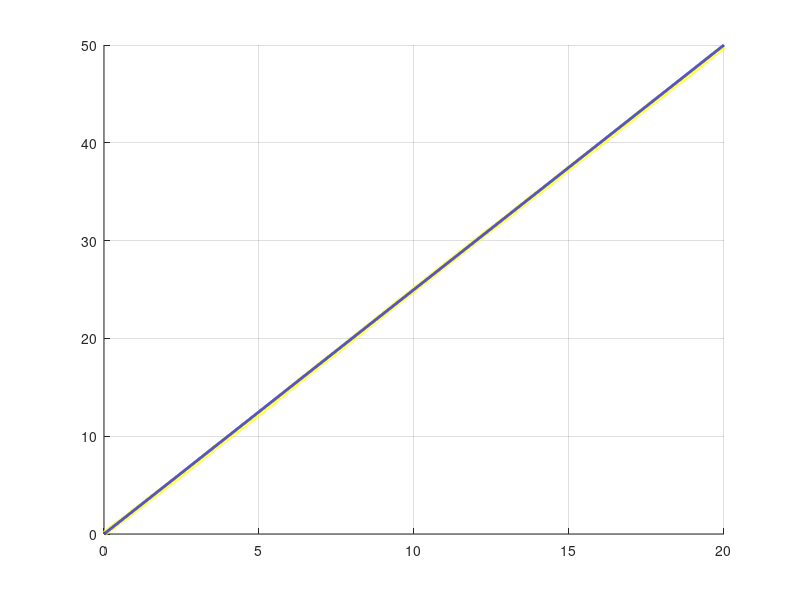

Source code (MATLAB):
% Lucas Coelho Raupp - Questão 3

close all; clear all; clc;

N = 1000;  % Número de experimentos probabilísticos
dt = 0.005;
t = 0 : dt : 20;
Nt = length(t);
lambda1 = 1.5;  % eventos / s
lambda2 = 1.0;
lambda = lambda1 + lambda2;

% ----------------------------------------------------------------------------

% a) Função média do processo estocástico

X = zeros(N, Nt);

for i = 1 : N
  T = 0;
  while T < t(end)
    T = T + exprnd(1/lambda);
    X(i, :) = X(i, :) + (t > T);
  end
end

muX_sim = mean(X);
muX_teo = lambda * t .* (t >= 0);

figure; hold on; grid on;
plot(t, muX_sim, 'y', 'LineWidth', 4);
plot(t, muX_teo, 'b', 'LineWidth', 2);

% ----------------------------------------------------------------------------

% b) Pr[X4,5 >= 3 / X2,3 = 2]

idx4 = (4 / dt) + 1;
idx5 = (5 / dt) + 1;

X4 = X(:, idx4);
X5 = X(:, idx5);

PrX3_5_maior_3_sim = mean(X5 - X4 >= 3)
PrX3_5_maior_3_teo = 0.456187

% ----------------------------------------------------------------------------

% c) Pr[Δ6 > 1]

T = diff(X')';

T5 = zeros(1, N);
T6 = zeros(1, N);
for i = 1 : size(T, 1)
    row = T(i, :);
    indices = find(row);
    
    T5(i) = (indices(5) - 1) * dt;
    T6(i) = (indices(6) - 1) * dt;
end;

delta6_sim = mean((T6 - T5) > 1)
delta6_teo = 0.082085

% ----------------------------------------------------------------------------

% d) Cx

idx7 = (7 / dt) + 1;
X7 = X(:, idx7);

Cx_sim = cov(X4, X7)
Cx_teo = [10 10;
          10 17.5]